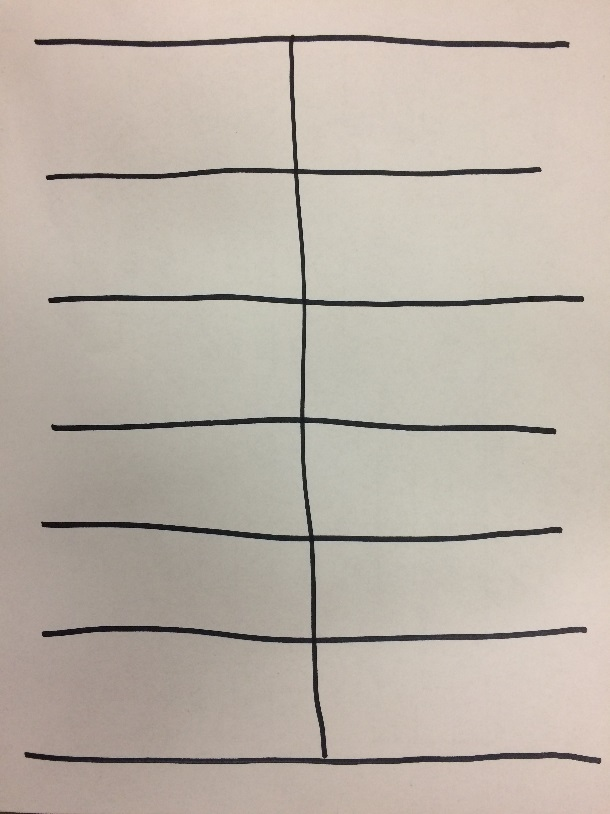
#> input picture test_cv/src/lot58.jpg, 610 x 814 px
$ python -i line_detection.py   (imports and definitions only)
#> lines starting #> are read from the running program, lines starting #| are printed output that depends on the picture
'''Testing openCV line detection'''
# Found on https://stackoverflow.com/questions/45322630/how-to-detect-lines-in-opencv

import cv2
import numpy as np


def detect_lines(filename):

    # Get gray image
#> called with filename = 'lot58.jpg'
    imgInput = filename
    imgOutput = 'parking spots.jpg'
    img = cv2.imread(imgInput)
#> img is the input picture: shape (814, 610, 3); mean B, G, R 168.5, 178.7, 188.1
    gray = cv2.cvtColor(img, cv2.COLOR_BGR2GRAY)

    # Process gray image with GaussianBlur
    kernal_size = 5
    blur_gray = cv2.GaussianBlur(gray, (kernal_size, kernal_size), 0)

    # Process edge detection using Canny
    low_threshold = 50
    high_threshold = 150
    edges = cv2.Canny(blur_gray, low_threshold, high_threshold)
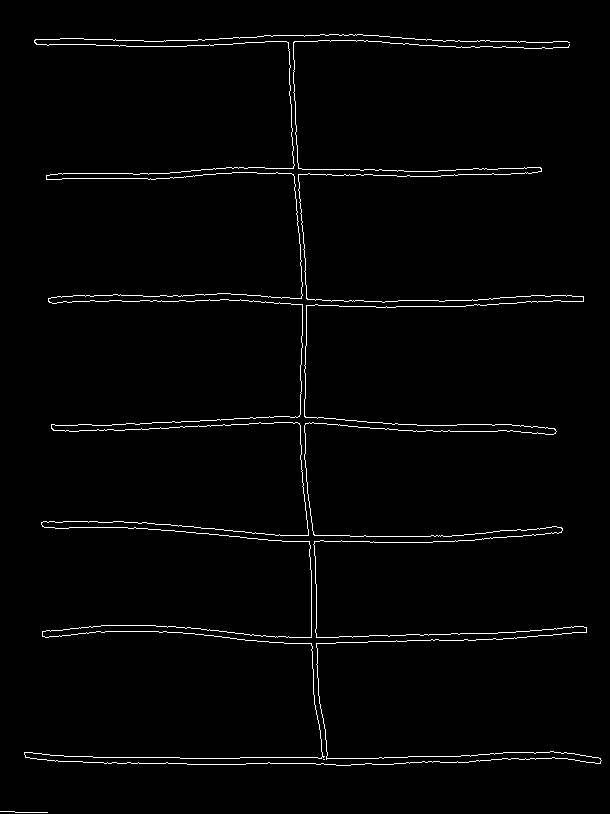
#> edges: shape (814, 610); 1.8% white in thin lines or dots

    # Get lines with HoughLinesP
    rho = 1  # distance resolution in pixels of the Hough grid
    theta = np.pi / 180  # angular resolution in radians of the Hough grid
    threshold = 50  # minimum number of votes (intersections in Hough grid cell)
    min_line_length = 100  # minimum number of pixels making up a line
    max_line_gap = 25  # maximum gap in pixels between connectable line segments
    line_image = np.copy(img) * 0  # creating a blank to draw lines on
#> line_image: shape (814, 610, 3); every value is 0
    line_overlay = np.copy(img)

    # Run Hough on edge detected image
    # Output "lines" is an array containing endpoints of detected line segments
    lines = cv2.HoughLinesP(edges, rho, theta, threshold, np.array([]),
                            min_line_length, max_line_gap)
#> lines = 35 rows, first 6: [90, 300, 253, 300], [48, 301, 194, 301], [58, 173, 169, 173], [293, 35, 298, 190], [287, 35, 297, 225], [310, 545, 313, 694]

    for line in lines:
        for x1, y1, x2, y2 in line:
            cv2.line(line_image, (x1, y1), (x2, y2), (255, 0, 0), 5)
#> this loop made 35 passes
#> line on passes 1 to 12: [[90, 300, 253, 300]], [[48, 301, 194, 301]], [[58, 173, 169, 173]], [[293, 35, 298, 190]], [[287, 35, 297, 225]], [[310, 545, 313, 694]], [[314, 535, 317, 648]], [[116, 430, 287, 422]], [[232, 172, 440, 176]], [[265, 41, 381, 41]], [[409, 756, 553, 751]], [[306, 637, 419, 634]]
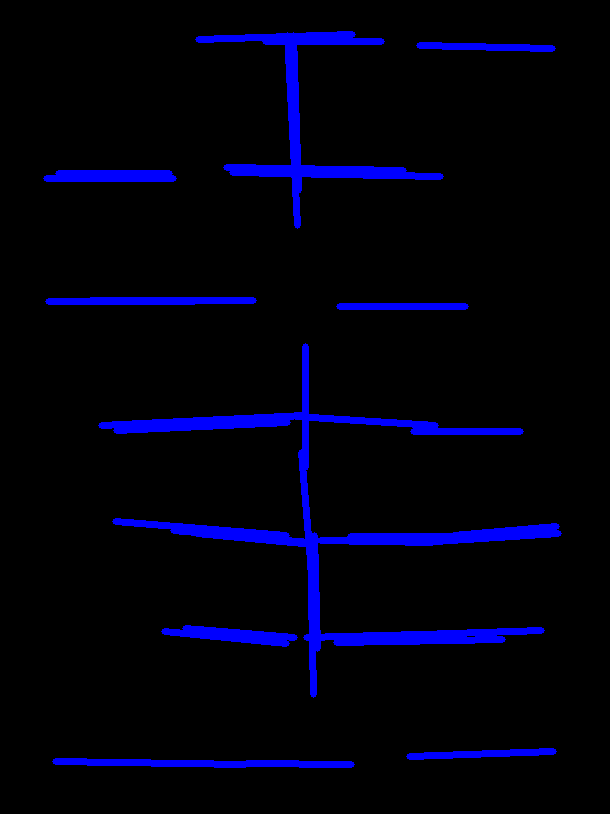
#> line_image: shape (814, 610, 3); mean B, G, R 15.7, 0, 0

    # Draw the lines on the  image
    lines_edges = cv2.addWeighted(img, 0.8, line_overlay, 1, 0)
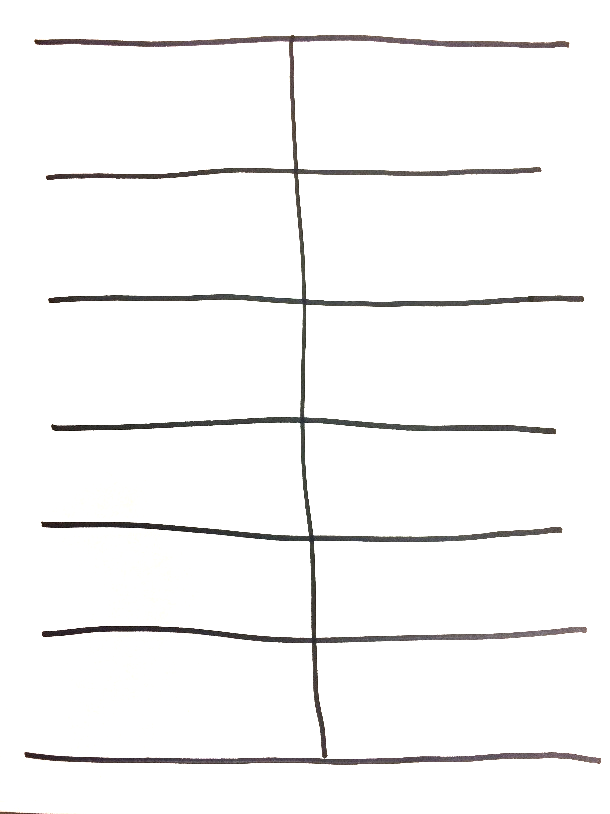
#> lines_edges: shape (814, 610, 3); mean B, G, R 246.5, 246.6, 246.9

    cv2.imwrite(imgOutput, line_image)

>>> result = detect_lines('lot58.jpg')
